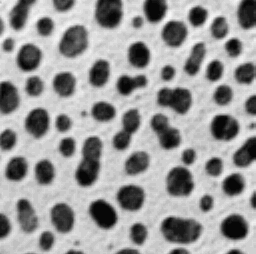
#> input picture workflow test/blobs.tif, 256 x 254 px
$ jupyter execute --allow-errors 'Minimal Working Example.ipynb'
#> lines starting #> are read from the running program, lines starting #| are printed output that depends on the picture
[cell 1]
import numpy as np
import napari
from napari.types import ImageData
from magicgui import FunctionGui
from functools import wraps
from skimage.filters import gaussian
from skimage.io import imread, imsave
from inspect import Signature, signature
from functools import partial

def process_image(image: ImageData, sigma=3) -> ImageData:
    return gaussian(image, sigma=sigma)

class MyGui(FunctionGui):
    def __init__(self,function,name):
        super().__init__(
          function,
          call_button=False,
          layout='vertical',
          auto_call=True,
          name = name
          )
def signature_w_kwargs_from_function(function, arg_vals: list):
    """
    Returns a new signature for a function in which the default values are replaced
    with the arguments given in arg_vals

    Parameters
    ----------
    function:
        input function to generate new signature

    arg_vals: list
        list of arguments to replace defaults in signature
    """

    # getting the keywords corresponding to the values
    keyword_list = list(signature(function).parameters.keys())

    # creating the kwargs dict
    kw_dict = {}
    for kw, val in zip(keyword_list, arg_vals):
        kw_dict[kw] = val

    possible_input_image_names = ['image',
                                  'label_image',
                                  'binary_image'
                                 ]
    for name in possible_input_image_names:
        try:
            kw_dict.pop(name) # we are making an assumption that the input will aways be this
        except KeyError:
            pass

    return signature(partial(function, **kw_dict))

def make_gui(func, viewer, name):
    """
    Function returns a widget with a GUI for the function provided in the parameters,
    that can be added to the napari viewer. Largely copied from @haesleinhuepf (I can't remember where though)


    Parameters
    ----------
    func:
        input function to generate the gui for
    viewer:
        napari.Viewer instance to which the widget is added

    autocall: Boolean
        set wether the function is automatically called when a parameter is changed
    """
    gui = None

    from napari.types import ImageData, LabelsData
    import inspect
    sig = inspect.signature(func)

    # [40 lines left out: function worker_func, not called in this run]

    gui = MyGui(worker_func, name)
    return gui

image1 = np.zeros((21,21))
image1[10,10] = 255

image2 = imread('blobs.tif')
#> image2 is the input picture: shape (254, 256); min 8, max 248, mean 103.3

image3 = (np.random.rand(21,21)*255).astype('uint8')
imsave('random8bitint.tif', image3)
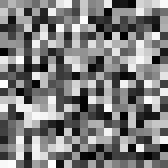
#> saved as random8bitint.tif: shape (21, 21) (shown 8 times larger); min 1, max 254, mean 124.5
image3_loaded_as_8bit_int = imread('random8bitint.tif')
loaded_to_float = (image3_loaded_as_8bit_int/255).astype('float64')
viewer = napari.Viewer()
#viewer.add_image(image1)
#viewer.add_image(image2)
viewer.add_image(image3)
viewer.add_image(loaded_to_float)
names = [f'function {i}' for i in range(1,6)]
#> (the rest of this cell did not finish here and is left out)
